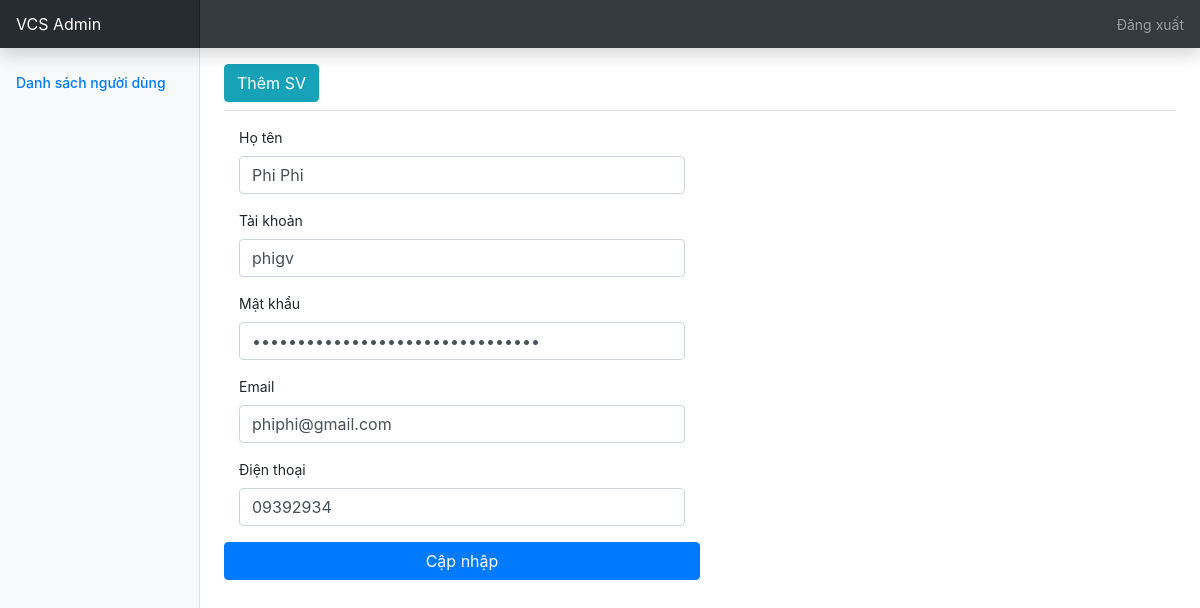
/edit_student.php?id=1 (signed in), run on the app's committed database.
### tables this page shows
CREATE TABLE `user` (
  `id` int(11) NOT NULL,
  `username` varchar(100) NOT NULL,
  `password` varchar(100) NOT NULL,
  `name` varchar(100) NOT NULL,
  `email` varchar(150) NOT NULL,
  `telephone` varchar(100) NOT NULL,
  `usertype` varchar(5) NOT NULL,
  `created_at` datetime NOT NULL
);

### edit_student.php (the view, shortened to what this page needs)
<?php
include 'config.php';
if (isset($_SESSION['user_data'])) {
if(isset($_GET['id'])){
    $id = $_GET['id'];
    $record = mysqli_query($con, "SELECT * FROM user WHERE id=$id");
    if (count($record) == 1 ) {
        $data = mysqli_fetch_array($record);
        $name = $data['name'];
        $username = $data['username'];
        $password = $data['password'];
        $email = $data['email'];
        $telephone = $data['telephone'];
    }
}
}
?>
<!DOCTYPE html>
<html>
<head>
    <link rel="stylesheet" href="https://stackpath.bootstrapcdn.com/bootstrap/4.5.2/css/bootstrap.min.css">
    <link href="dashboard.css" rel="stylesheet">
</head>
<body>
    <nav class="navbar navbar-dark sticky-top bg-dark flex-md-nowrap p-0 shadow">
        <a class="navbar-brand col-md-3 col-lg-2 mr-0 px-3" href="teacher_dasboard.php">VCS Admin</a>
        <ul class="navbar-nav px-3">
            <li class="nav-item text-nowrap">
                <a class="nav-link" href="logout.php">Đăng xuất</a>
            </li>
        </ul>
    </nav>
    <div class="container-fluid">
        <div class="row">
            <nav id="sidebarMenu" class="col-md-3 col-lg-2 d-md-block bg-light sidebar collapse">
                <div class="sidebar-sticky pt-3">
                    <ul class="nav flex-column">
                        <li class="nav-item">
                            <a class="nav-link active" href=teacher_dasboard.php>
                                Danh sách người dùng <span class="sr-only">(current)</span>
                            </a>
                        </li>
                </div>
            </nav>
            <main role="main" class="col-md-9 ml-sm-auto col-lg-10 px-md-4">
                <div
                    class="d-flex justify-content-between flex-wrap flex-md-nowrap align-items-center pt-3 pb-2 mb-3 border-bottom">
                    <div class="btn-group mr-2">
                        <a class="btn btn-info" href="add_student.php">
                            Thêm SV</a>
                    </div>
                </div>
                <form action="edit_student_post.php" method="post">
                    <div class="form-group col-md-6">
                        <label for="inputName">Họ tên</label>
                        <input type="text" class="form-control" name="name" required="required" id="inputName" value="<?php echo $name; ?>">
                    </div>
                    <div class="form-group col-md-6">
                        <label for="inputUser">Tài khoản</label>
                        <input type="text" class="form-control" id="inputUser" name="username" required="required" value="<?php echo $username; ?>">
                    </div>
                    <div class="form-group col-md-6">
                        <label for="inputPassword">Mật khẩu</label>
                        <input type="password" class="form-control" id="inputPassword" name="password" required="required" value="<?php echo $password; ?>">
                    </div>
                    <div class="form-group col-md-6">
                        <label for="inputEmail">Email</label>
                        <input type="email" class="form-control" id="inputEmail" name="email" required="required" value="<?php echo $email; ?>">
                    </div>
                    <div class="form-group col-md-6">
                        <label for="inputTel">Điện thoại</label>
                        <input type="text" class="form-control" id="inputTel" name="telephone" required="required" value="<?php echo $telephone; ?>">
                    </div>
                    <button type="submit" class="btn btn-primary col-md-6">Cập nhập</button>
                </form>
            </main>
        </div>
    </div>
</body>
</html>

### dashboard.css (style rules this page uses)
body { font-size: .875rem; }
.sidebar { position: fixed; top: 0; bottom: 0; left: 0; z-index: 100; padding: 48px 0 0; box-shadow: inset -1px 0 0 rgba(0, 0, 0, .1); }
.sidebar-sticky { position: relative; top: 0; height: calc(100vh - 48px); padding-top: .5rem; overflow-x: hidden; overflow-y: auto; }
.sidebar .nav-link { font-weight: 500; color: #333; }
.sidebar .nav-link.active { color: #007bff; }
.navbar-brand { padding-top: .75rem; padding-bottom: .75rem; font-size: 1rem; background-color: rgba(0, 0, 0, .25); box-shadow: inset -1px 0 0 rgba(0, 0, 0, .25); }

### data on the page
user: name "Phi Phi", username "phigv", email "phiphi@gmail.com", telephone "09392934"
